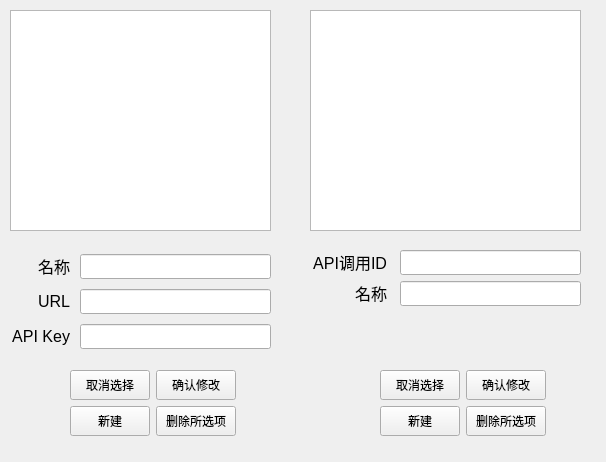
<?xml version="1.0" encoding="UTF-8"?>
<ui version="4.0">
 <class>ModelManagement</class>
 <widget class="QWidget" name="ModelManagement">
  <property name="windowModality">
   <enum>Qt::WindowModality::NonModal</enum>
  </property>
  <property name="geometry">
   <rect>
    <x>0</x>
    <y>0</y>
    <width>606</width>
    <height>462</height>
   </rect>
  </property>
  <property name="windowTitle">
   <string>Form</string>
  </property>
  <widget class="QListView" name="ProviderList">
   <property name="geometry">
    <rect>
     <x>10</x>
     <y>10</y>
     <width>261</width>
     <height>221</height>
    </rect>
   </property>
  </widget>
  <widget class="QListView" name="ModelList">
   <property name="geometry">
    <rect>
     <x>310</x>
     <y>10</y>
     <width>271</width>
     <height>221</height>
    </rect>
   </property>
  </widget>
  <widget class="QWidget" name="layoutWidget">
   <property name="geometry">
    <rect>
     <x>10</x>
     <y>250</y>
     <width>60</width>
     <height>104</height>
    </rect>
   </property>
   <layout class="QVBoxLayout" name="verticalLayout">
    <item>
     <widget class="QLabel" name="label">
      <property name="minimumSize">
       <size>
        <width>0</width>
        <height>25</height>
       </size>
      </property>
      <property name="maximumSize">
       <size>
        <width>16777215</width>
        <height>25</height>
       </size>
      </property>
      <property name="text">
       <string>&lt;html&gt;&lt;head/&gt;&lt;body&gt;&lt;p align=&quot;right&quot;&gt;&lt;span style=&quot; font-size:12pt;&quot;&gt;名称&lt;/span&gt;&lt;/p&gt;&lt;/body&gt;&lt;/html&gt;</string>
      </property>
     </widget>
    </item>
    <item>
     <widget class="QLabel" name="label_2">
      <property name="minimumSize">
       <size>
        <width>0</width>
        <height>25</height>
       </size>
      </property>
      <property name="maximumSize">
       <size>
        <width>16777215</width>
        <height>25</height>
       </size>
      </property>
      <property name="text">
       <string>&lt;html&gt;&lt;head/&gt;&lt;body&gt;&lt;p align=&quot;right&quot;&gt;&lt;span style=&quot; font-size:12pt;&quot;&gt;URL&lt;/span&gt;&lt;/p&gt;&lt;/body&gt;&lt;/html&gt;</string>
      </property>
     </widget>
    </item>
    <item>
     <widget class="QLabel" name="label_3">
      <property name="minimumSize">
       <size>
        <width>0</width>
        <height>25</height>
       </size>
      </property>
      <property name="maximumSize">
       <size>
        <width>16777215</width>
        <height>25</height>
       </size>
      </property>
      <property name="text">
       <string>&lt;html&gt;&lt;head/&gt;&lt;body&gt;&lt;p align=&quot;right&quot;&gt;&lt;span style=&quot; font-size:12pt;&quot;&gt;API Key&lt;/span&gt;&lt;/p&gt;&lt;/body&gt;&lt;/html&gt;</string>
      </property>
     </widget>
    </item>
   </layout>
  </widget>
  <widget class="QWidget" name="layoutWidget">
   <property name="geometry">
    <rect>
     <x>310</x>
     <y>250</y>
     <width>77</width>
     <height>58</height>
    </rect>
   </property>
   <layout class="QVBoxLayout" name="verticalLayout_2">
    <item>
     <widget class="QLabel" name="label_5">
      <property name="minimumSize">
       <size>
        <width>0</width>
        <height>25</height>
       </size>
      </property>
      <property name="maximumSize">
       <size>
        <width>16777215</width>
        <height>25</height>
       </size>
      </property>
      <property name="text">
       <string>&lt;html&gt;&lt;head/&gt;&lt;body&gt;&lt;p align=&quot;right&quot;&gt;&lt;span style=&quot; font-size:12pt;&quot;&gt;API调用ID&lt;/span&gt;&lt;/p&gt;&lt;/body&gt;&lt;/html&gt;</string>
      </property>
     </widget>
    </item>
    <item>
     <widget class="QLabel" name="label_4">
      <property name="minimumSize">
       <size>
        <width>0</width>
        <height>25</height>
       </size>
      </property>
      <property name="maximumSize">
       <size>
        <width>16777215</width>
        <height>25</height>
       </size>
      </property>
      <property name="text">
       <string>&lt;html&gt;&lt;head/&gt;&lt;body&gt;&lt;p align=&quot;right&quot;&gt;&lt;span style=&quot; font-size:12pt;&quot;&gt;名称&lt;/span&gt;&lt;/p&gt;&lt;/body&gt;&lt;/html&gt;</string>
      </property>
     </widget>
    </item>
   </layout>
  </widget>
  <widget class="QWidget" name="layoutWidget">
   <property name="geometry">
    <rect>
     <x>80</x>
     <y>250</y>
     <width>191</width>
     <height>104</height>
    </rect>
   </property>
   <layout class="QVBoxLayout" name="verticalLayout_3">
    <item>
     <widget class="QLineEdit" name="ProviderName">
      <property name="minimumSize">
       <size>
        <width>0</width>
        <height>25</height>
       </size>
      </property>
      <property name="maximumSize">
       <size>
        <width>16777215</width>
        <height>25</height>
       </size>
      </property>
     </widget>
    </item>
    <item>
     <widget class="QLineEdit" name="URL">
      <property name="minimumSize">
       <size>
        <width>0</width>
        <height>25</height>
       </size>
      </property>
      <property name="maximumSize">
       <size>
        <width>16777215</width>
        <height>25</height>
       </size>
      </property>
     </widget>
    </item>
    <item>
     <widget class="QLineEdit" name="Key">
      <property name="minimumSize">
       <size>
        <width>0</width>
        <height>25</height>
       </size>
      </property>
      <property name="maximumSize">
       <size>
        <width>16777215</width>
        <height>25</height>
       </size>
      </property>
     </widget>
    </item>
   </layout>
  </widget>
  <widget class="QWidget" name="layoutWidget">
   <property name="geometry">
    <rect>
     <x>400</x>
     <y>250</y>
     <width>181</width>
     <height>58</height>
    </rect>
   </property>
   <layout class="QVBoxLayout" name="verticalLayout_4">
    <item>
     <widget class="QLineEdit" name="ApiName">
      <property name="minimumSize">
       <size>
        <width>0</width>
        <height>25</height>
       </size>
      </property>
      <property name="maximumSize">
       <size>
        <width>16777215</width>
        <height>25</height>
       </size>
      </property>
     </widget>
    </item>
    <item>
     <widget class="QLineEdit" name="ModelName">
      <property name="minimumSize">
       <size>
        <width>0</width>
        <height>25</height>
       </size>
      </property>
      <property name="maximumSize">
       <size>
        <width>16777215</width>
        <height>25</height>
       </size>
      </property>
     </widget>
    </item>
   </layout>
  </widget>
  <widget class="QWidget" name="layoutWidget_2">
   <property name="geometry">
    <rect>
     <x>380</x>
     <y>370</y>
     <width>201</width>
     <height>68</height>
    </rect>
   </property>
   <layout class="QFormLayout" name="formLayout_2">
    <item row="0" column="0">
     <widget class="QPushButton" name="CancelModelButton">
      <property name="minimumSize">
       <size>
        <width>80</width>
        <height>30</height>
       </size>
      </property>
      <property name="maximumSize">
       <size>
        <width>80</width>
        <height>30</height>
       </size>
      </property>
      <property name="text">
       <string>取消选择</string>
      </property>
     </widget>
    </item>
    <item row="0" column="1">
     <widget class="QPushButton" name="ConfirmModelButton">
      <property name="minimumSize">
       <size>
        <width>80</width>
        <height>30</height>
       </size>
      </property>
      <property name="maximumSize">
       <size>
        <width>80</width>
        <height>30</height>
       </size>
      </property>
      <property name="text">
       <string>确认修改</string>
      </property>
     </widget>
    </item>
    <item row="1" column="0">
     <widget class="QPushButton" name="NewModelButton">
      <property name="minimumSize">
       <size>
        <width>80</width>
        <height>30</height>
       </size>
      </property>
      <property name="maximumSize">
       <size>
        <width>80</width>
        <height>30</height>
       </size>
      </property>
      <property name="text">
       <string>新建</string>
      </property>
     </widget>
    </item>
    <item row="1" column="1">
     <widget class="QPushButton" name="DeleteModelButton">
      <property name="minimumSize">
       <size>
        <width>80</width>
        <height>30</height>
       </size>
      </property>
      <property name="maximumSize">
       <size>
        <width>80</width>
        <height>30</height>
       </size>
      </property>
      <property name="text">
       <string>删除所选项</string>
      </property>
     </widget>
    </item>
   </layout>
  </widget>
  <widget class="QWidget" name="layoutWidget">
   <property name="geometry">
    <rect>
     <x>70</x>
     <y>370</y>
     <width>201</width>
     <height>68</height>
    </rect>
   </property>
   <layout class="QFormLayout" name="formLayout">
    <item row="0" column="0">
     <widget class="QPushButton" name="CancelProviderButton">
      <property name="minimumSize">
       <size>
        <width>80</width>
        <height>30</height>
       </size>
      </property>
      <property name="maximumSize">
       <size>
        <width>80</width>
        <height>30</height>
       </size>
      </property>
      <property name="text">
       <string>取消选择</string>
      </property>
     </widget>
    </item>
    <item row="0" column="1">
     <widget class="QPushButton" name="ConfirmProviderButton">
      <property name="minimumSize">
       <size>
        <width>80</width>
        <height>30</height>
       </size>
      </property>
      <property name="maximumSize">
       <size>
        <width>80</width>
        <height>30</height>
       </size>
      </property>
      <property name="text">
       <string>确认修改</string>
      </property>
     </widget>
    </item>
    <item row="1" column="0">
     <widget class="QPushButton" name="NewProviderButton">
      <property name="minimumSize">
       <size>
        <width>80</width>
        <height>30</height>
       </size>
      </property>
      <property name="maximumSize">
       <size>
        <width>80</width>
        <height>30</height>
       </size>
      </property>
      <property name="text">
       <string>新建</string>
      </property>
     </widget>
    </item>
    <item row="1" column="1">
     <widget class="QPushButton" name="DeleteProviderButton">
      <property name="minimumSize">
       <size>
        <width>80</width>
        <height>30</height>
       </size>
      </property>
      <property name="maximumSize">
       <size>
        <width>80</width>
        <height>30</height>
       </size>
      </property>
      <property name="text">
       <string>删除所选项</string>
      </property>
     </widget>
    </item>
   </layout>
  </widget>
 </widget>
 <resources/>
 <connections/>
</ui>
